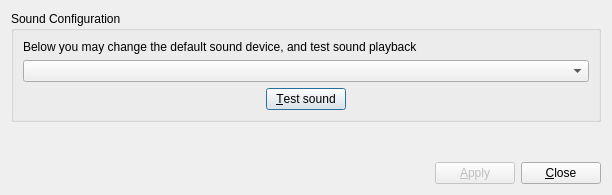
<?xml version="1.0" encoding="UTF-8"?>
<ui version="4.0">
 <class>sndDialog</class>
 <widget class="QDialog" name="sndDialog">
  <property name="geometry">
   <rect>
    <x>0</x>
    <y>0</y>
    <width>612</width>
    <height>195</height>
   </rect>
  </property>
  <property name="sizePolicy">
   <sizepolicy hsizetype="Fixed" vsizetype="Fixed">
    <horstretch>0</horstretch>
    <verstretch>0</verstretch>
   </sizepolicy>
  </property>
  <property name="windowTitle">
   <string>Sound Configuration</string>
  </property>
  <property name="windowIcon">
   <iconset resource="SoundConfig.qrc">
    <normaloff>:/sound.png</normaloff>:/sound.png</iconset>
  </property>
  <layout class="QGridLayout" name="gridLayout_2">
   <item row="0" column="0">
    <widget class="QGroupBox" name="groupBox">
     <property name="title">
      <string>Sound Configuration</string>
     </property>
     <layout class="QGridLayout" name="gridLayout">
      <item row="0" column="0">
       <widget class="QLabel" name="labelDesc">
        <property name="text">
         <string>Below you may change the default sound device, and test sound playback</string>
        </property>
        <property name="wordWrap">
         <bool>true</bool>
        </property>
       </widget>
      </item>
      <item row="1" column="0">
       <widget class="QComboBox" name="comboSound"/>
      </item>
      <item row="2" column="0">
       <layout class="QHBoxLayout" name="horizontalLayout_2">
        <item>
         <spacer name="horizontalSpacer_2">
          <property name="orientation">
           <enum>Qt::Horizontal</enum>
          </property>
          <property name="sizeHint" stdset="0">
           <size>
            <width>40</width>
            <height>20</height>
           </size>
          </property>
         </spacer>
        </item>
        <item>
         <widget class="QPushButton" name="pushTest">
          <property name="text">
           <string>&amp;Test sound</string>
          </property>
         </widget>
        </item>
        <item>
         <spacer name="horizontalSpacer_3">
          <property name="orientation">
           <enum>Qt::Horizontal</enum>
          </property>
          <property name="sizeHint" stdset="0">
           <size>
            <width>40</width>
            <height>20</height>
           </size>
          </property>
         </spacer>
        </item>
       </layout>
      </item>
     </layout>
    </widget>
   </item>
   <item row="1" column="0">
    <spacer name="verticalSpacer">
     <property name="orientation">
      <enum>Qt::Vertical</enum>
     </property>
     <property name="sizeHint" stdset="0">
      <size>
       <width>20</width>
       <height>5</height>
      </size>
     </property>
    </spacer>
   </item>
   <item row="2" column="0">
    <layout class="QHBoxLayout" name="horizontalLayout">
     <item>
      <spacer name="horizontalSpacer">
       <property name="orientation">
        <enum>Qt::Horizontal</enum>
       </property>
       <property name="sizeHint" stdset="0">
        <size>
         <width>40</width>
         <height>20</height>
        </size>
       </property>
      </spacer>
     </item>
     <item>
      <widget class="QPushButton" name="pushApply">
       <property name="enabled">
        <bool>false</bool>
       </property>
       <property name="text">
        <string>&amp;Apply</string>
       </property>
      </widget>
     </item>
     <item>
      <widget class="QPushButton" name="pushClose">
       <property name="text">
        <string>&amp;Close</string>
       </property>
      </widget>
     </item>
    </layout>
   </item>
  </layout>
 </widget>
 <resources>
  <include location="SoundConfig.qrc"/>
 </resources>
 <connections/>
</ui>
